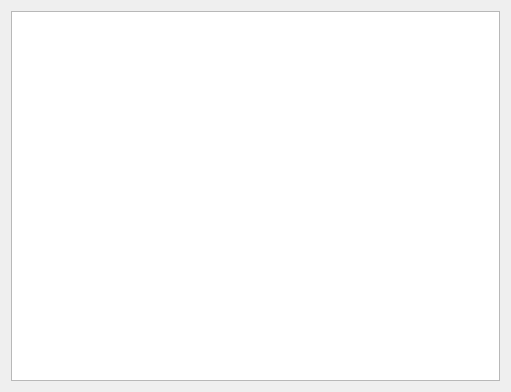
<?xml version="1.0" encoding="UTF-8"?>
<ui version="4.0">
 <class>Dialog</class>
 <widget class="QDialog" name="Dialog">
  <property name="geometry">
   <rect>
    <x>0</x>
    <y>0</y>
    <width>511</width>
    <height>392</height>
   </rect>
  </property>
  <property name="windowTitle">
   <string>Dialog</string>
  </property>
  <layout class="QHBoxLayout" name="horizontalLayout">
   <item>
    <widget class="QGraphicsView" name="graphicsView"/>
   </item>
  </layout>
 </widget>
 <layoutdefault spacing="6" margin="11"/>
 <resources/>
 <connections/>
</ui>
